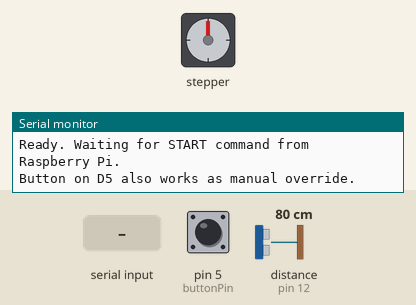
A sketch run on a simulated Arduino Uno, built with avr-gcc and run on an emulated ATmega328P. On the bench: stepper motor, the last lines printed to the serial monitor. Wiring (inferred from the names in the program): ultrasonic range finder: trigger pin 13; echo pin 12; stepper motor driver (200 steps per turn assumed): step pin 3; direction pin 2. The inputs (shaded band) are chosen by the test bench; at power-on: pin 5 (buttonPin) HIGH, distance to the obstacle (sensor on pin 12) 80 cm. The echo pulse lasts 58.3 µs per cm.

Above: at 1.2 s.
1.3 s: pin 5 (buttonPin) pulled LOW for 0.15 s
At 1.77 s:
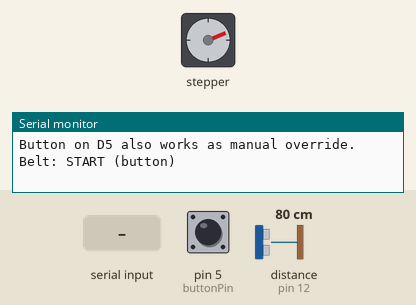
At 2.38 s:
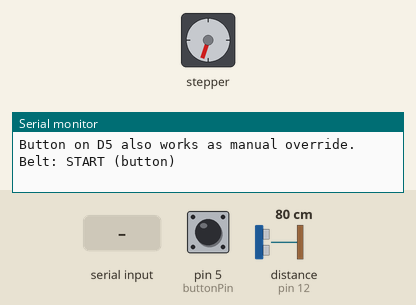
4.3 s: distance to the obstacle (sensor on pin 12) set to 2 cm
7.3 s: "START\n" received over Serial
10.3 s: pin 5 (buttonPin) pulled LOW for 1 s
At 11.1 s:
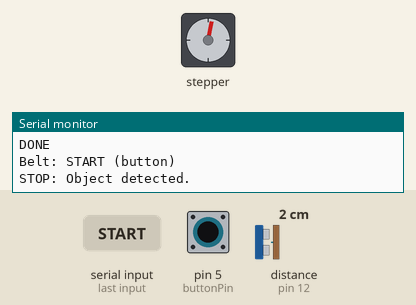
Timing chart, 0 to 13.3 s (numbered marks = the images above; inputs shaded):
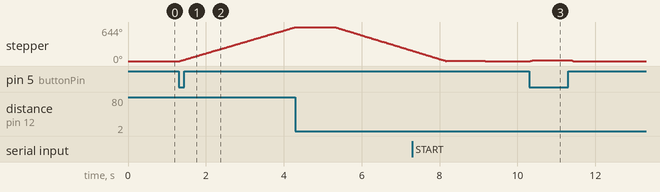

Measured:
- after the input at 1.3 s, stepper: keeps turning clockwise at about 217°/s, starting at once
- after the input at 10.3 s, stepper: turns 12° clockwise in 0.05 s, then 12° counter-clockwise in 0.05 s

The sketch:

SP26_SafeUseCabinet1_testcode_ConveyorCode_Saksham_Bhardwaaj.ino
```cpp
// ===== SP26 SafeUseCabinet — Conveyor Belt Controller =====
// Arduino (Uno/Nano) firmware for the A4988 stepper motor driver + HC-SR04
// ultrasonic sensor + serial interface to the Raspberry Pi.
//
// Half-step microstepping is set by the A4988 MS pins wired externally:
//   MS1=HIGH, MS2=LOW, MS3=LOW
//
// Pin assignments:
//   D2  -> A4988 DIR   (direction)
//   D3  -> A4988 STEP  (step pulse)
//   D5  -> Button      (one side GND, other side D5 with INPUT_PULLUP)
//   D12 <- HC-SR04 ECHO
//   D13 -> HC-SR04 TRIG
//
// Protocol with Raspberry Pi (9600 baud over USB serial):
//   Pi sends "START\n"  -> begin belt in forward direction
//   Pi sends "STOP\n"   -> stop belt immediately
//   Arduino sends "DONE\n" -> delivery complete (belt returned to start)
//
// Behavior on item detection (distance < STOP_DISTANCE_CM):
//   1. Stop the belt immediately.
//   2. Pause PAUSE_AFTER_DROP_MS milliseconds for the item to drop.
//   3. Return the belt to the starting position using the step counter.
//   4. Send "DONE\n" to the Raspberry Pi.
//
// The manual button on D5 also starts/stops the belt independently of serial.

#define dirPin    2
#define stepPin   3
#define buttonPin 5

const int trigPin = 13;
const int echoPin = 12;

// Motor speed: bigger delay = slower. 8 ms/step ≈ 125 steps/sec.
const unsigned int stepDelayUs   = 8000;   // Forward step period (µs)
const unsigned int returnDelayUs = 8000;   // Return step period (µs, same speed)
const unsigned int pulseWidthUs  = 3;      // STEP high-time required by A4988 (µs)

// Button debounce: ignore bounces shorter than this window
const unsigned long debounceMs = 25;

// Ultrasonic sensor: check ~10 times per second with a safe echo timeout
const unsigned long sensorIntervalMs = 100;     // How often to fire the sensor (ms)
const unsigned long echoTimeoutUs    = 25000UL; // Max echo wait (25 ms ≈ ~4 m range)

// Stop the belt if an object is detected closer than this
const int STOP_DISTANCE_CM = 14;

// How long to dwell at the delivery position before returning (ms)
const unsigned long pauseAfterDropMs = 1000;

bool running = false;

// Tracks the current DIR pin state (true = forward)
bool directionForward = true;

// Step position relative to the starting point; used to return home
long positionSteps = 0;

// Debounce state variables
bool lastStable   = HIGH;
bool lastRead     = HIGH;
unsigned long lastChangeMs = 0;

// Non-blocking timing for step pulses and sensor reads
unsigned long lastStepMicros = 0;
unsigned long lastSensorMs   = 0;


// ---------------------------------------------------------------------------
// setDirection — write the DIR pin and update the tracking variable
// ---------------------------------------------------------------------------
void setDirection(bool forward) {
  directionForward = forward;
  digitalWrite(dirPin, directionForward ? HIGH : LOW);
}


// ---------------------------------------------------------------------------
// doStepPulseAndCount — issue one step pulse and update positionSteps
// positionSteps tracks how many steps we are from the starting position so
// we can replay them in reverse to return home.
// ---------------------------------------------------------------------------
void doStepPulseAndCount() {
  digitalWrite(stepPin, HIGH);
  delayMicroseconds(pulseWidthUs);
  digitalWrite(stepPin, LOW);
  positionSteps += (directionForward ? 1 : -1);
}


// ---------------------------------------------------------------------------
// returnToStartByCounting — reverse the exact step count to return to start
// After an item is detected we know exactly how many steps we moved forward,
// so we replay them in reverse. This avoids needing a home-position sensor.
// ---------------------------------------------------------------------------
void returnToStartByCounting() {
  if (positionSteps == 0) return;  // Already at start — nothing to do

  Serial.print("Returning to start. Steps to return: ");
  Serial.println(labs(positionSteps));

  // If we moved forward (positive steps), we need to go backward, and vice versa
  bool needForward = (positionSteps < 0);
  setDirection(needForward);

  while (positionSteps != 0) {
    doStepPulseAndCount();
    delayMicroseconds(returnDelayUs);
  }

  Serial.println("Returned to start.");
  setDirection(true);  // Restore default forward direction for the next run
}


// ---------------------------------------------------------------------------
// handleSerialCommands — parse "START" / "STOP" commands from the Pi
// Called every loop iteration; non-blocking (only reads if data is available).
// ---------------------------------------------------------------------------
void handleSerialCommands() {
  if (Serial.available() > 0) {
    String cmd = Serial.readStringUntil('\n');
    cmd.trim();
    if (cmd == "START") {
      positionSteps = 0;    // Reset step counter at the beginning of every run
      running = true;
      Serial.println("Belt: START");
    } else if (cmd == "STOP") {
      running = false;
      Serial.println("Belt: STOP");
    }
  }
}


// ---------------------------------------------------------------------------
// setup — configure pins and print the startup message
// ---------------------------------------------------------------------------
void setup() {
  Serial.begin(9600);

  pinMode(stepPin,   OUTPUT);
  pinMode(dirPin,    OUTPUT);
  pinMode(buttonPin, INPUT_PULLUP);  // Button pulls to GND when pressed
  pinMode(trigPin,   OUTPUT);
  pinMode(echoPin,   INPUT);

  // Ensure STEP and TRIG are LOW at startup (safe idle state)
  digitalWrite(stepPin, LOW);
  digitalWrite(trigPin, LOW);
  setDirection(true);  // Default to forward

  Serial.println("Ready. Waiting for START command from Raspberry Pi.");
  Serial.println("Button on D5 also works as manual override.");
}


// ---------------------------------------------------------------------------
// loop — non-blocking main loop
// Three concerns are handled independently each iteration:
//   1. Serial command parsing (START / STOP from Pi)
//   2. Button debouncing (manual toggle)
//   3. Motor stepping   (when running == true, at stepDelayUs intervals)
//   4. Sensor sampling  (at sensorIntervalMs intervals while running)
// ---------------------------------------------------------------------------
void loop() {
  handleSerialCommands();
  handleButtonToggle();

  // --- Non-blocking motor stepping ---
  // Only step when the belt is running and enough time has elapsed
  if (running) {
    unsigned long now = micros();
    if (now - lastStepMicros >= stepDelayUs) {
      lastStepMicros = now;
      doStepPulseAndCount();
    }
  }

  // --- Non-blocking ultrasonic sensor check ---
  unsigned long nowMs = millis();
  if (nowMs - lastSensorMs >= sensorIntervalMs) {
    lastSensorMs = nowMs;

    int distance = readDistanceCm();

    // Act only on a valid reading (readDistanceCm returns -1 on timeout)
    if (distance >= 0) {
      if (running && distance < STOP_DISTANCE_CM) {
        running = false;
        Serial.println("STOP: Object detected.");

        // Pause at delivery position, then return home and notify Pi
        delay(pauseAfterDropMs);
        returnToStartByCounting();

        // Notify Raspberry Pi that the delivery cycle is complete
        Serial.println("DONE");
      }
    }
  }
}


// ---------------------------------------------------------------------------
// handleButtonToggle — debounced button read that toggles running state
// Uses a simple 25 ms debounce window: only act when the pin has been stable
// for at least debounceMs milliseconds.
// ---------------------------------------------------------------------------
void handleButtonToggle() {
  bool reading = digitalRead(buttonPin);

  // Reset the debounce timer whenever the raw reading changes
  if (reading != lastRead) {
    lastChangeMs = millis();
    lastRead = reading;
  }

  // The reading is stable if it hasn't changed in debounceMs milliseconds
  if (millis() - lastChangeMs > debounceMs) {
    if (reading != lastStable) {
      lastStable = reading;
      // Act on the falling edge (button pressed = LOW due to INPUT_PULLUP)
      if (lastStable == LOW) {
        running = !running;
        Serial.println(running ? "Belt: START (button)" : "Belt: STOP (button)");
      }
    }
  }
}


// ---------------------------------------------------------------------------
// readDistanceCm — fire the HC-SR04 and return distance in centimetres
// Returns -1 if the echo pulse times out (no object in range or sensor fault).
// echoTimeoutUs prevents pulseIn() from blocking for too long.
// ---------------------------------------------------------------------------
int readDistanceCm() {
  // Send a 10 µs trigger pulse
  digitalWrite(trigPin, LOW);
  delayMicroseconds(2);
  digitalWrite(trigPin, HIGH);
  delayMicroseconds(10);
  digitalWrite(trigPin, LOW);

  // Measure the round-trip echo duration
  unsigned long duration = pulseIn(echoPin, HIGH, echoTimeoutUs);
  if (duration == 0) return -1;  // Timeout — no valid echo received

  // Distance = (duration × speed of sound) / 2
  // Speed of sound ≈ 0.034 cm/µs; divide by 2 for round trip
  return (int)(duration * 0.034 / 2.0);
}
```
